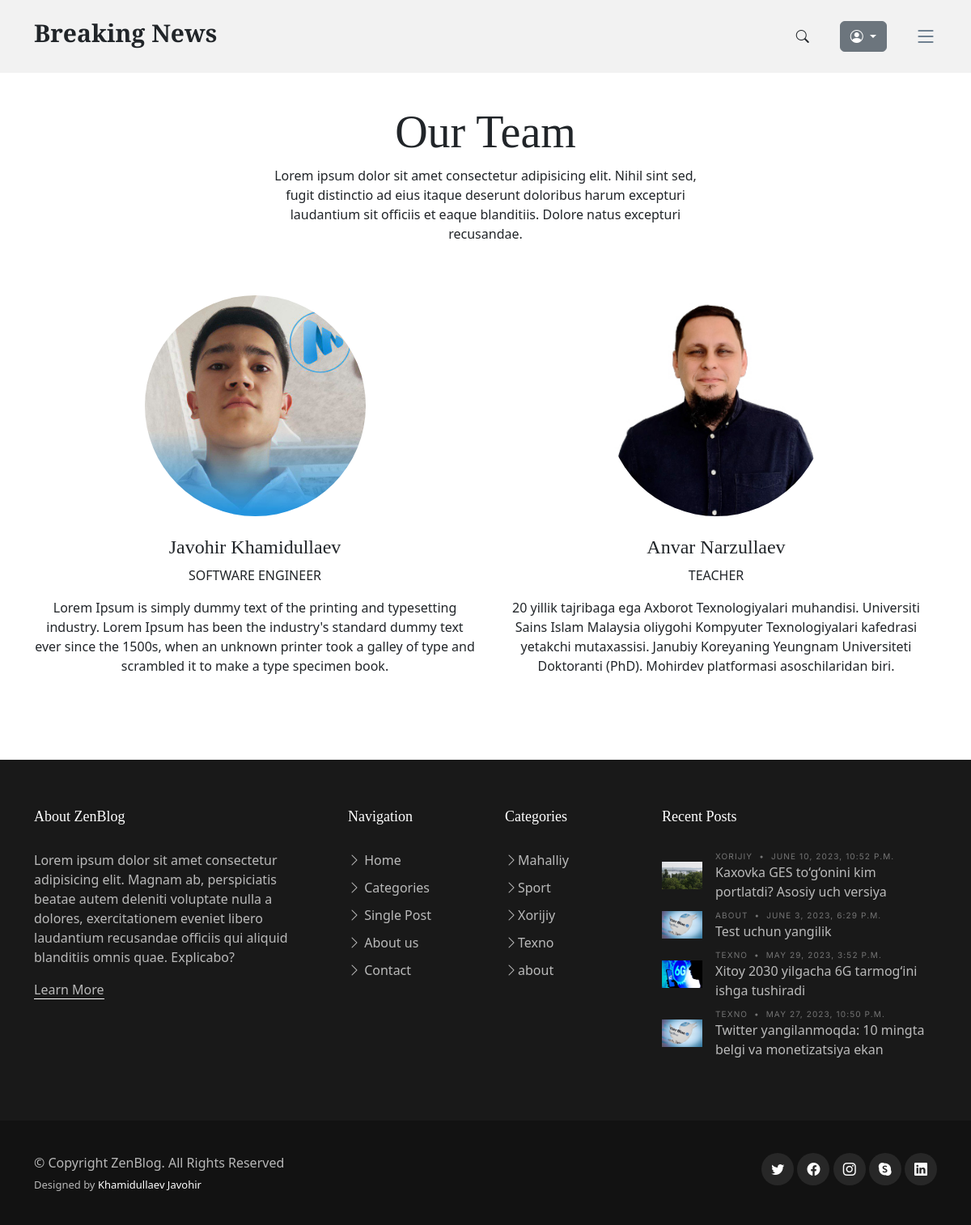
Page /staff/ on the committed database.
### news_app/models.py (models this page shows, shortened)
class Staff(models.Model):
    class Status(models.TextChoices):
        Active = "AT", "Active"
        Disable = "DS", "Disable"
    first_name = models.CharField(max_length=100)
    last_name = models.CharField(max_length=100)
    staff_info = models.TextField(max_length=250)
    image = models.ImageField(upload_to="staff/images")
    occupation = models.ForeignKey(Occupation, on_delete=models.CASCADE)
    status = models.CharField(
        max_length=2, choices=Status.choices, default=Status.Active
    )
    objects = models.Manager()  # defauld manager
    active = ActivedManager()

class Occupation(models.Model):
    name = models.CharField(max_length=100)
    def __str__(self):
        return self.name

class Category(models.Model):
    name = models.CharField(max_length=150)
    def __str__(self):
        return self.name

class News(models.Model):
    class Status(models.TextChoices):
        Draft = "DF", "Draft"
        Published = "PB", "Published"
    title = models.CharField(max_length=250)
    slug = models.SlugField(max_length=300)
    body = models.TextField()
    image = models.ImageField(upload_to="news/images")
    category = models.ForeignKey(Category, on_delete=models.CASCADE)
    published_time = models.DateTimeField(default=timezone.now)
    created_time = models.DateTimeField(auto_now_add=True)
    updated_time = models.DateTimeField(auto_now=True)
    status = models.CharField(
        max_length=2, choices=Status.choices, default=Status.Draft
    )
    objects = models.Manager()  # defauld manager
    published = PublishedManager()
    class Meta:
        ordering = ["-published_time"]

### news_app/views.py (the view)
# urls.py: path("staff/", StaffPageView.as_view(), name="staff_page"),
class StaffPageView(ListView):
    model = Staff
    template_name = "account/staff.html"
    context_object_name = "staff"
    def get_context_data(self, **kwargs):
        context = super().get_context_data(**kwargs)
        context["occupations"] = Occupation.objects.all()
        context["staff_list"] = Staff.active.all()
        return context

### news_app/context_procesor.py (called while the page is built)
def top_news(request):
    categories = Category.objects.all()
    top_news = News.published.all().order_by("-published_time")[:4]
    context = {
        "top_news": top_news,
        "categories": categories,
    }
    return context

### news_app/models.py (called while the page is built)
    def get_queryset(self):
        return super().get_queryset().filter(status=News.Status.Published)

    def get_queryset(self):
        return super().get_queryset().filter(status=Staff.Status.Active)

### templates/account/staff.html (shortened to what this page needs)
{% extends 'news/base.html' %}
{% load static %}
{% block content %}
  <main id="main">
    <section>
      <div class="container" data-aos="fade-up">
        <div class="row">
          <div class="col-12 text-center mb-5">
            <div class="row justify-content-center">
              <div class="col-lg-6">
                <h2 class="display-4">Our Team</h2>
                <p>Lorem ipsum dolor sit amet consectetur adipisicing elit. Nihil sint sed, fugit distinctio ad eius
                  itaque deserunt doloribus harum excepturi laudantium sit officiis et eaque blanditiis. Dolore natus
                  excepturi recusandae.</p>
              </div>
            </div>
          </div>
          {% for person in staff_list %}
            <div class="col-lg-6 text-center mb-5 d-flex flex-column align-items-center">
              <img src="{{ person.image.url }}" alt="" class="inline-block rounded-circle w-50 mb-4">
              <h4>{{ person.first_name }} {{ person.last_name }}</h4>
              <span class="d-block mb-3 text-uppercase">{{ person.occupation }}</span>
              <p>{{ person.staff_info }}</p>
            </div>
          {% endfor %}
        </div>
      </div>
    </section>
  </main>
{% endblock content %}

### templates/news/base.html (shortened to what this page needs)
{% load static %}
<!DOCTYPE html>
<html lang="en">
<head>
  <link href="{% static 'vendor/bootstrap/css/bootstrap.min.css' %}" rel="stylesheet">
  <link href="{% static 'vendor/bootstrap-icons/bootstrap-icons.css' %}" rel="stylesheet">
  <link href="{% static 'vendor/swiper/swiper-bundle.min.css' %}" rel="stylesheet">
  <link href="{% static 'vendor/glightbox/css/glightbox.min.css' %}" rel="stylesheet">
  <link href="{% static 'vendor/aos/aos.css' %}" rel="stylesheet">
  <link href="{% static 'css/variables.css' %}" rel="stylesheet">
  <link href="{% static 'css/main.css' %}" rel="stylesheet">
  <link href="{% static 'css/404-page.css' %}" rel="stylesheet">
  <link href="{% static 'css/register.css' %}" rel="stylesheet">
</head>
<body>
  <header id="header" class="header d-flex align-items-center fixed-top">
    <div class="container-fluid container-xl d-flex align-items-center justify-content-between">
      <a href="{% url 'home_page' %}" class="logo d-flex align-items-center">
        <h1>Breaking News</h1>
      </a>
      <div class="position-relative d-flex align-items-center">
        <div class=" d-flex align-items-center">
          <a href="#" class="mx-2 js-search-open"><span class="bi-search"></span></a>
          <div class="dropdown me-1" style="padding: 10px 0 10px 30px;">
            <button type="button" class="btn btn-secondary dropdown-toggle" data-bs-toggle="dropdown" aria-expanded="false" data-bs-offset="10,20">
              <i class="bi bi-person-circle"></i>
            </button>
          </div>
          <i class="bi bi-list mobile-nav-toggle" style="padding-left:30px"></i>
        </div>
      </div>
    </div>
  </header>
  {% block content %}
  {% endblock content %}
  <footer id="footer" class="footer">
    <div class="footer-content">
      <div class="container">
        <div class="row g-5">
          <div class="col-lg-4">
            <h3 class="footer-heading">About ZenBlog</h3>
            <p>Lorem ipsum dolor sit amet consectetur adipisicing elit. Magnam ab, perspiciatis beatae autem deleniti
              voluptate nulla a dolores, exercitationem eveniet libero laudantium recusandae officiis qui aliquid
              blanditiis omnis quae. Explicabo?</p>
            <p><a href="about.html" class="footer-link-more">Learn More</a></p>
          </div>
          <div class="col-6 col-lg-2">
            <h3 class="footer-heading">Navigation</h3>
            <ul class="footer-links list-unstyled">
              <li><a href="{% url 'home_page' %}"><i class="bi bi-chevron-right"></i> Home</a></li>
              <li><a href="category.html"><i class="bi bi-chevron-right"></i> Categories</a></li>
              <li><a href="single-post.html"><i class="bi bi-chevron-right"></i> Single Post</a></li>
              <li><a href="about.html"><i class="bi bi-chevron-right"></i> About us</a></li>
              <li><a href="{% url 'contact_page' %}"><i class="bi bi-chevron-right"></i> Contact</a></li>
            </ul>
          </div>
          <div class="col-6 col-lg-2">
            <h3 class="footer-heading">Categories</h3>
            <ul class="footer-links list-unstyled">
              {% for category in categories %}
                <li><a href="category.html"><i class="bi bi-chevron-right"></i>{{ category.name }}</a></li>
              {% endfor %}
            </ul>
          </div>
          <div class="col-lg-4">
            <h3 class="footer-heading">Recent Posts</h3>
            <ul class="footer-links footer-blog-entry list-unstyled">
              {% for news in top_news %}
              <li>
                <a href="{% url 'detail_page' news.pk %}" class="d-flex align-items-center">
                  <img src="{{ news.image.url }}" alt="" class="img-fluid me-3">
                  <div>
                    <div class="post-meta d-block"><span class="date">{{ news.category }}</span> <span class="mx-1">&bullet;</span>
                      <span>{{ news.published_time }}</span>
                    </div>
                    <span>{{ news.title | truncatewords:13 }}</span>
                  </div>
                </a>
              </li>
              {% endfor %}
            </ul>
          </div>
        </div>
      </div>
    </div>
    <div class="footer-legal">
      <div class="container">
        <div class="row justify-content-between">
          <div class="col-md-6 text-center text-md-start mb-3 mb-md-0">
            <div class="copyright">
              © Copyright <strong><span>ZenBlog</span></strong>. All Rights Reserved
            </div>
            <div class="credits">
              Designed by <a href="https://github.com/Javohir-dev">Khamidullaev Javohir</a>
            </div>
          </div>
          <div class="col-md-6">
            <div class="social-links mb-3 mb-lg-0 text-center text-md-end">
              <a href="#" class="twitter"><i class="bi bi-twitter"></i></a>
              <a href="#" class="facebook"><i class="bi bi-facebook"></i></a>
              <a href="#" class="instagram"><i class="bi bi-instagram"></i></a>
              <a href="#" class="google-plus"><i class="bi bi-skype"></i></a>
              <a href="#" class="linkedin"><i class="bi bi-linkedin"></i></a>
            </div>
          </div>
        </div>
      </div>
    </div>
  </footer>
</body>
</html>

### static/css/variables.css (style rules this page uses)
:root { --font-default: 'EB Garamond', system-ui, -apple-system, "Segoe UI", Roboto, "Helvetica Neue", Arial, "Noto Sans", "Liberation Sans", sans-serif, "Apple Color Emoji", "Segoe UI Emoji", "Segoe UI Symbol", "Noto Color Emoji"; --font-primary: 'EB Garamond', serif; --font-secondary: 'Inter', sans-serif; --color-default: #212529; --color-default-rgb: 33, 37, 41; --color-links: #212529; --color-links-hover: #15171a; --color-primary: #212529; --color-primary-light: #26282c; --color-primary-dark: #0b0c0e; --color-primary-rgb: 33, 37, 41; --color-primary-light-rgb: 38, 40, 44; --color-primary-dark-rgb: 11, 12, 14; --color-secondary: #596d80; --color-secondary-light: #8498aa; --color-secondary-dark: #404f5c; --color-secondary-rgb: 89, 109, 128; --color-secondary-light-rgb: 132, 152, 170; --color-secondary-dark-rgb: 64, 79, 92; --color-blue: #0d6efd; --color-blue-rgb: 13, 110, 253; --color-indigo: #6610f2; --color-indigo-rgb: 102, 16, 242; --color-purple: #6f42c1; --color-purple-rgb: 111, 66, 193; --color-pink: #f3268c; --color-pink-rgb: 243, 38, 140; --color-red: #df1529; --color-red-rgb: 223, 21, 4; --color-orange: #fd7e14; --color-orange-rgb: 253, 126, 20; --color-yellow: #ffc107; --color-yellow-rgb: 255, 193, 7; --color-green: #059652; --color-green-rgb: 5, 150, 82; --color-teal: #20c997; --color-teal-rgb: 32, 201, 151; --color-cyan: #0dcaf0; --color-cyan-rgb: 13, 202, 240; --color-white: #ffffff; --color-white-rgb: 255, 255, 255; --color-gray: #6c757d; --color-gray-rgb: 108, 117, 125; --color-black: #000000; --color-black-rgb: 0, 0, 0; }
:root { --bs-blue: var(--color-blue); --bs-indigo: var(--color-indigo); --bs-purple: var(--color-purple); --bs-pink: var(--color-pink); --bs-red: var(--color-red); --bs-orange: var(--color-orange); --bs-yellow: var(--color-yellow); --bs-green: var(--color-green); --bs-teal: var(--color-teal); --bs-cyan: var(--color-cyan); --bs-white: var(--color-white); --bs-gray: var(--color-gray); --bs-gray-dark: #343a40; --bs-gray-100: #f8f9fa; --bs-gray-200: #e9ecef; --bs-gray-300: #dee2e6; --bs-gray-400: #ced4da; --bs-gray-500: #adb5bd; --bs-gray-600: #6c757d; --bs-gray-700: #495057; --bs-gray-800: #343a40; --bs-gray-900: #212529; --bs-primary: var(--color-blue); --bs-secondary: var(--color-blue); --bs-success: #198754; --bs-info: #0dcaf0; --bs-warning: #ffc107; --bs-danger: #dc3545; --bs-light: #f8f9fa; --bs-dark: #212529; --bs-primary-rgb: var(--color-primary-rgb); --bs-secondary-rgb: var(--color-secondary-rgb); --bs-success-rgb: 25, 135, 84; --bs-info-rgb: 13, 202, 240; --bs-warning-rgb: 255, 193, 7; --bs-danger-rgb: 220, 53, 69; --bs-light-rgb: 248, 249, 250; --bs-dark-rgb: 33, 37, 41; --bs-white-rgb: var(--color-white-rgb); --bs-black-rgb: var(--color-black-rgb); --bs-body-color-rgb: var(--color-default-rgb); --bs-body-bg-rgb: 255, 255, 255; --bs-font-sans-serif: var(--font-default); --bs-font-monospace: SFMono-Regular, Menlo, Monaco, Consolas, "Liberation Mono", "Courier New", monospace; --bs-gradient: linear-gradient(180deg, rgba(255, 255, 255, 0.15), rgba(255, 255, 255, 0)); --bs-body-font-family: var(--font-default); --bs-body-font-size: 1rem; --bs-body-font-weight: 400; --bs-body-line-height: 1.5; --bs-body-color: var(--color-default); --bs-body-bg: #fff; }

### static/css/404-page.css (style rules this page uses)
a { text-decoration: none; }

### static/css/register.css (style rules this page uses)
:root { --color-white: #fff; --color-light: #f1f5f9; --color-black: #121212; --color-night: #001632; --color-red: #f44336; --color-yellow: #6cf436; --color-blue: #1a73e8; --color-gray: #80868b; --color-grayish: #dadce0; --shadow-normal: 0 1px 3px 0 rgba(0, 0, 0, 0.1), 0 1px 2px 0 rgba(0, 0, 0, 0.06); --shadow-medium: 0 4px 6px -1px rgba(0, 0, 0, 0.1), 0 2px 4px -1px rgba(0, 0, 0, 0.06); --shadow-large: 0 10px 15px -3px rgba(0, 0, 0, 0.1), 0 4px 6px -2px rgba(0, 0, 0, 0.05); }
.login a, button { font-family: inherit; font-size: inherit; line-height: inherit; cursor: pointer; border: none; outline: none; text-decoration: none; }
.login, img { display: block; width: 100%; height: auto; object-fit: cover; }

### rows in the picture
Staff: image (picture), first_name "Javohir", last_name "Khamidullaev", occupation "SOFTWARE ENGINEER", staff_info "Lorem Ipsum is simply dummy text of the printing and typesetting industry. Lorem Ipsum has been the industry's standard dummy text ever since the 1500s, when an unknown printer took a galley of type and scrambled it to make a type specimen book."
Staff: image (picture), first_name "Anvar", last_name "Narzullaev", occupation "TEACHER", staff_info "20 yillik tajribaga ega Axborot Texnologiyalari muhandisi. Universiti Sains Islam Malaysia oliygohi Kompyuter Texnologiyalari kafedrasi yetakchi mutaxassisi. Janubiy Koreyaning Yeungnam Universiteti Doktoranti (PhD). Mohirdev platformasi asoschilaridan biri."
Category: name "Mahalliy"
Category: name "Sport"
Category: name "Xorijiy"
Category: name "Texno"
Category: name "about"
News: image (picture), category "XORIJIY", published_time "JUNE 10, 2023, 10:52 P.M.", title "Kaxovka GES to‘g‘onini kim portlatdi? Asosiy uch versiya"
News: image (picture), category "ABOUT", published_time "JUNE 3, 2023, 6:29 P.M.", title "Test uchun yangilik"
News: image (picture), category "TEXNO", published_time "MAY 29, 2023, 3:52 P.M.", title "Xitoy 2030 yilgacha 6G tarmog‘ini ishga tushiradi"
News: image (picture), category "TEXNO", published_time "MAY 27, 2023, 10:50 P.M.", title "Twitter yangilanmoqda: 10 mingta belgi va monetizatsiya ekan"
